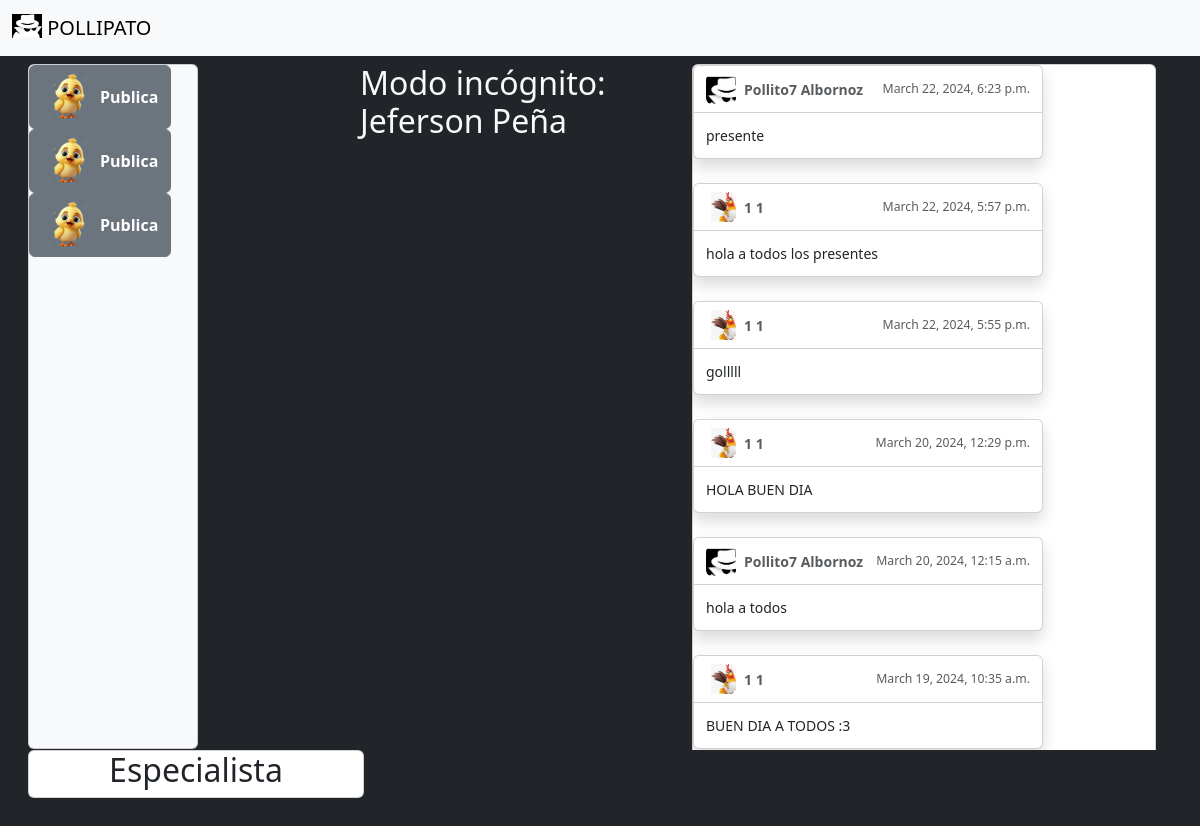
The app's page /feed/feedIncognito/ (signed in) with its own data.
### feed/models.py (models this page shows, shortened)
class Especialista(models.Model):
    foto = models.ImageField(upload_to='especialista/')
    publicacion = models.CharField(max_length=400, default='')
    nombre = models.CharField(max_length=50, default='')
    apellido = models.CharField(max_length=50, default='')
    celular = models.CharField(max_length=50, default='')
    email = models.EmailField(blank=True)
    enlace_linkedin = models.URLField(blank=True)
    enlace_instagram = models.URLField(blank=True)
    enlace_tiktok = models.URLField(blank=True)
    orden = models.IntegerField(default=0)
    fecha_creacion = models.DateTimeField(default=timezone.now)

class PublicacionEfimero(models.Model):
    usuario = models.ForeignKey(UsuarioEfimero, on_delete=models.CASCADE, null=True, blank=True)
    publicacion = models.CharField(max_length=500)
    fecha_creacion = models.DateTimeField(default=timezone.now)

class Publicacion(models.Model):
    usuario = models.ForeignKey(Usuario, on_delete=models.CASCADE, null=True, blank=True)
    publicacion = models.CharField(max_length=500)
    fecha_creacion = models.DateTimeField(default=timezone.now)

### inicio/models.py (models this page shows, shortened)
class UsuarioEfimero(models.Model):
    nombre = models.CharField(max_length=50)
    apellido = models.CharField(max_length=50)
    foto = models.ImageField(upload_to='fotos_incognito/', default='incognito.jpg')
    fecha_creacion = models.DateTimeField(default=timezone.now)

class Usuario(models.Model):
    nombre = models.CharField(max_length=50, default='')
    apellido = models.CharField(max_length=50, default='')
    usuario =  models.CharField(max_length=50, default='')
    contraseña = models.CharField(max_length=50, default='')
    foto_perfil = models.ImageField(upload_to='perfil/', null=True, blank=True)
    fecha_creacion = models.DateTimeField(default=timezone.now)

### feed/views.py (the view, shortened to what this page needs)
# urls.py: path('feedIncognito/', views.feedIncognito, name='feedIncognito'),
def feedIncognito(request):
    nombre_incognito = request.session.get('nombre_incognito')
    apellido_incognito = request.session.get('apellido_incognito')
    especialistas = Especialista.objects.order_by('-fecha_creacion').all()
    publicaciones = Publicacion.objects.all().order_by('-fecha_creacion')
    publicaciones_efimeras = PublicacionEfimero.objects.all().order_by('-fecha_creacion')
    publicaciones_combinadas = sorted(
        chain(publicaciones, publicaciones_efimeras),
        key=lambda x: x.fecha_creacion,
        reverse=True
    )
    class PublicacionIncognitoForm(forms.ModelForm):
        class Meta:
            model = PublicacionEfimero
            fields = ['publicacion']
    if nombre_incognito and apellido_incognito:
        form = PublicacionIncognitoForm()
    else:
        form = None
    return render(request, 'feed_Incg.html', {'nombre_incognito': nombre_incognito, 'apellido_incognito': apellido_incognito, 'publicaciones_combinadas': publicaciones_combinadas, 'form': PublicacionIncognitoForm(), 'especialistas': especialistas})

### feed/templates/feed_Incg.html (shortened to what this page needs)
{% load static %}
<!DOCTYPE html>
<html lang="en">
<head>
</head>
<link href="https://cdn.jsdelivr.net/npm/bootstrap@5.3.3/dist/css/bootstrap.min.css" rel="stylesheet">
<body class="p-3 mb-2 bg-dark text-light">
    <nav class="navbar navbar-expand-lg bg-body-tertiary fixed-top">
        <div class="container-fluid">
          <a class="navbar-brand" href="#">
            <img src="/media/fotos_incognito/incognito.jpg" alt="Logo" width="30" height="24" class="d-inline-block align-text-top">
            POLLIPATO
          </a>
        </div>
    </nav>
    <div class="container-fluid">
        <div class="row">
            <div class="col">
                <div class="card bg-body-tertiary" style="width: 10.6rem; height: 685px;">
                    <div class="btn-group-vertical">
                        <div class="dropend">
                            <button type="button" class="btn btn-secondary d-flex align-items-center" data-bs-toggle="dropdown" aria-expanded="false" aria-controls="outside">
                                <img src="/media/fotos_incognito/pollipato.png" alt="Icono 1" width="50" height="50" class="me-2">
                                <strong>Publica</strong>
                            </button>
                        </div>
                        <div class="dropend">
                            <button type="button" class="btn btn-secondary d-flex align-items-center" data-bs-toggle="dropdown" aria-expanded="false" aria-controls="outside">
                                <img src="/media/fotos_incognito/pollipato.png" alt="Icono 1" width="50" height="50" class="me-2">
                                <strong>Publica</strong>
                            </button>
                        </div>
                        <div class="dropend">
                            <button type="button" class="btn btn-secondary d-flex align-items-center" data-bs-toggle="dropdown" aria-expanded="false" aria-controls="outside">
                                <img src="/media/fotos_incognito/pollipato.png" alt="Icono 1" width="50" height="50" class="me-2">
                                <strong>Publica</strong>
                            </button>
                        </div>
                    </div>
                </div>
            </div>
            <div class="col">
                {% if nombre_incognito and apellido_incognito %}
                <h2>Modo incógnito: {{ nombre_incognito }} {{ apellido_incognito }}</h2>
                {% endif %}
            </div>
            <div class="col">
                <div class="overflow-y-auto" style="max-height: 686px; width: 480px;">
                    <div class="card text mb-3" style="width: 29rem;">
                        <div class="toast-container position-static">
                            {% for publicacion in publicaciones_combinadas %}
                            <div class="toast fade show" role="alert" aria-live="assertive" aria-atomic="true">
                                <div class="publicacion">
                                    <div class="toast-header">
                                        <svg class="bd-placeholder-img rounded me-2" width="30" height="30" xmlns="http://www.w3.org/2000/svg" aria-hidden="true" preserveAspectRatio="xMidYMid slice" focusable="false">
                                            {% if publicacion.usuario.foto_perfil %}
                                            <image href="{{ publicacion.usuario.foto_perfil.url }}" alt="Foto de perfil" width="40" height="40"/>
                                            {% else %}
                                            <image href="/media/fotos_incognito/incognito.jpg" alt="Foto de perfil" width="40" height="40"/>
                                            {% endif %}
                                        </svg>
                                        <strong class="me-auto">{{ publicacion.usuario.nombre }} {{ publicacion.usuario.apellido }}</strong>
                                        <small>{{ publicacion.fecha_creacion }}</small>
                                    </div>
                                    <div class="toast-body">
                                        {{ publicacion.publicacion }}
                                    </div>
                                </div>
                            </div>
                            {% endfor %}
                        </div>
                    </div>
                </div>
            </div>
            <div class="col">
                <div class="card text-center mb-3" style="width: 21rem;">
                    <h2>Especialista</h2>
                </div>
            </div>
        </div>
    </div>
</body>
</html>

### records on screen
Especialista: apellido "Peña"
PublicacionEfimero: usuario.nombre "Pollito7", usuario.apellido "Albornoz", fecha_creacion "March 22, 2024, 6:23 p.m.", publicacion "presente"
Publicacion: usuario.nombre "1", usuario.apellido "1", fecha_creacion "March 22, 2024, 5:57 p.m.", publicacion "hola a todos los presentes"
Publicacion: usuario.nombre "1", usuario.apellido "1", fecha_creacion "March 22, 2024, 5:55 p.m.", publicacion "golllll"
Publicacion: usuario.nombre "1", usuario.apellido "1", fecha_creacion "March 20, 2024, 12:29 p.m.", publicacion "HOLA BUEN DIA"
PublicacionEfimero: usuario.nombre "Pollito7", usuario.apellido "Albornoz", fecha_creacion "March 20, 2024, 12:15 a.m.", publicacion "hola a todos"
Publicacion: usuario.nombre "1", usuario.apellido "1", fecha_creacion "March 19, 2024, 10:35 a.m.", publicacion "BUEN DIA A TODOS :3"

### other values on screen
{{ nombre_incognito }} "Jeferson"
